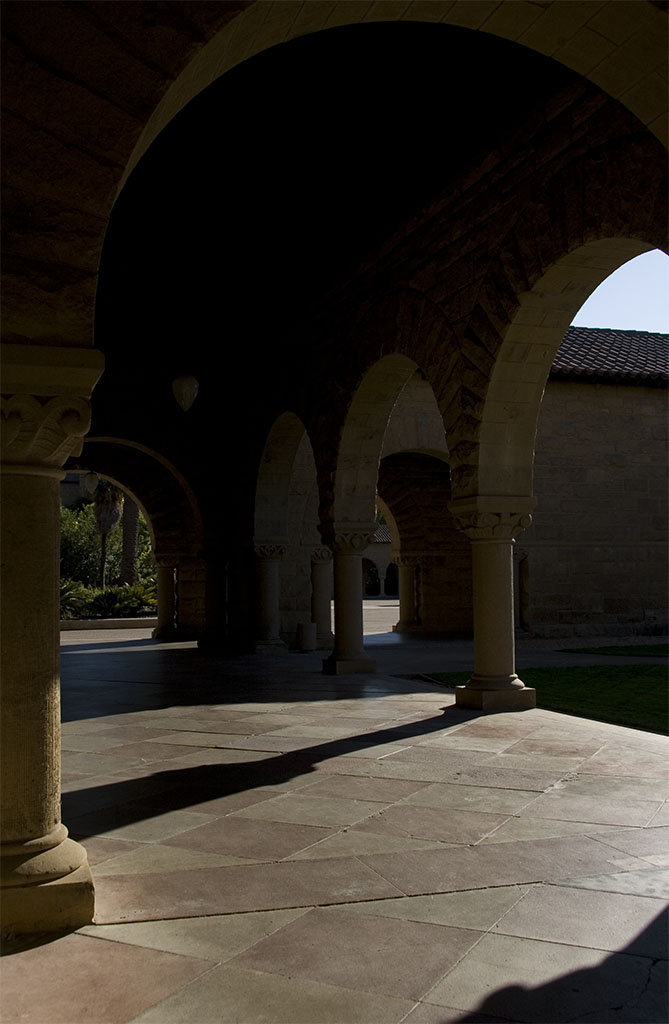
%> input picture HDR-deghosting/images/A_1.jpg, 669 x 1024 px; its folder holds 4 pictures in this run
$ octave assignment10.m   (GNU Octave 9; MATLAB toolbox functions it lacks are replaced by stand-ins)
%> lines starting %> are read from the running program, lines starting %| are printed output that depends on the picture
### HDR-deghosting/utils/getsamples.m
function [ ZRed, ZGreen, ZBlue ] = getsamples( imageStack, numPixels )
% Function samples the image stack which is given as the input
% so that we can use that samples in order to compute the camera
% response function
% INPUT ARGUMENTS:
% filenames: Images filenames list which are needed to sample.
% numPixels: Get the total number of pixels in an image
% Get the number of differently exposed image.
%%

numExposures = numel(imageStack);

% We need to satisfy N(P-1) > (Zmax - Zmin)
% N = (255 * 2) / (P-1) fulfills the condition.
% Here we have assumed that Zmax = 256 and Zmin = 1
samples = ceil(255*2 / (numExposures - 1)) * 2;

% Step shows at what interval we need to sample the image
step = numPixels / samples;

% Get the indices that we need to sample.
sampleInd = floor((1:step:numPixels));
sampleInd = sampleInd';

% Sampled images are contained in ZRed, ZGreen, ZBlue.
ZRed = zeros(samples, numExposures);
ZGreen = zeros(samples, numExposures);
ZBlue = zeros(samples, numExposures);

for i=1:numExposures
    % read the image
    im = imageStack{i};
    % Extract the red channel
    rChannel = im(:,:,1);
    % Sample the red channel in the image
    red = rChannel(sampleInd);
    % Get the green channel from the image
    gChannel = im(:,:,2);
    % Sample the green channel in the image
    green = gChannel(sampleInd);
    % Get the blue channels in the image
    bChannel = im(:,:,3);
    % Sample the image based on the sampling stepsize.
    blue = bChannel(sampleInd);
    % Assign the samples to ZRed, ZGreen and ZBlue.
    ZRed(:,i) = red;
    ZGreen(:,i) = green;
    ZBlue(:,i) = blue;
end

end

### HDR-deghosting/assignment10.m
clc; clear all; close all;
%%
% Add the path of the images and utils.
warning('off', 'all');
addpath('images');
addpath('utils');
% Get the list of images in the images folder.
imageList = dir('images/');
% Create the stack of images
imageStack = cell(1,5);
figure;
for image = 3:numel(imageList)
    imageStack{image-2} = (imread(imageList(image).name));

    subplot(2,3,image-2);
    imshow(imageStack{image-2});

end

%%
% Set the exposures of the images in the exposure stack.
exposures = [1/500,1/250,1/125,1/60,1/30];
%> exposures = [0.002 0.004 0.008 0.0167 0.0333]
% Get the number of pixels
tempImg = imageStack{1};
%> tempImg is the input picture: size 1024x669x3 uint8; mean R, G, B 50.1, 44.3, 36.3
numPixels = size(tempImg,1) * size(tempImg,2);
%> numPixels = 685056
% Define lamda smoothing factor used in the calculation of the camera
% Response function.
lambda = 50;
fprintf('Getting the weight function of all the pixels\n');
% Compute the weight values for each pixel.
weights = zeros(1,256); % Preallocate the weight matrix
zmax = 256;             % Get the maximum pixel intensity value
zmin = 1;               % Get the minimum pixel intensity value
for i=1:256
    if i <= 0.5 * (zmin + zmax)
        weights(i) = ((i - zmin) + 1); % Compute the weights given by the formula in the paper!
    else
        weights(i) = ((zmax - i) + 1);
    end
end
%%
% load and sample the images
numExposures = numel(imageStack);
[zR, zG, zB] = getsamples(imageStack, numPixels);
%> the loop in getsamples, `for i=1:numExposures` made 5 passes
%> pass 1, in getsamples, `rChannel = im(:,:,1);`:
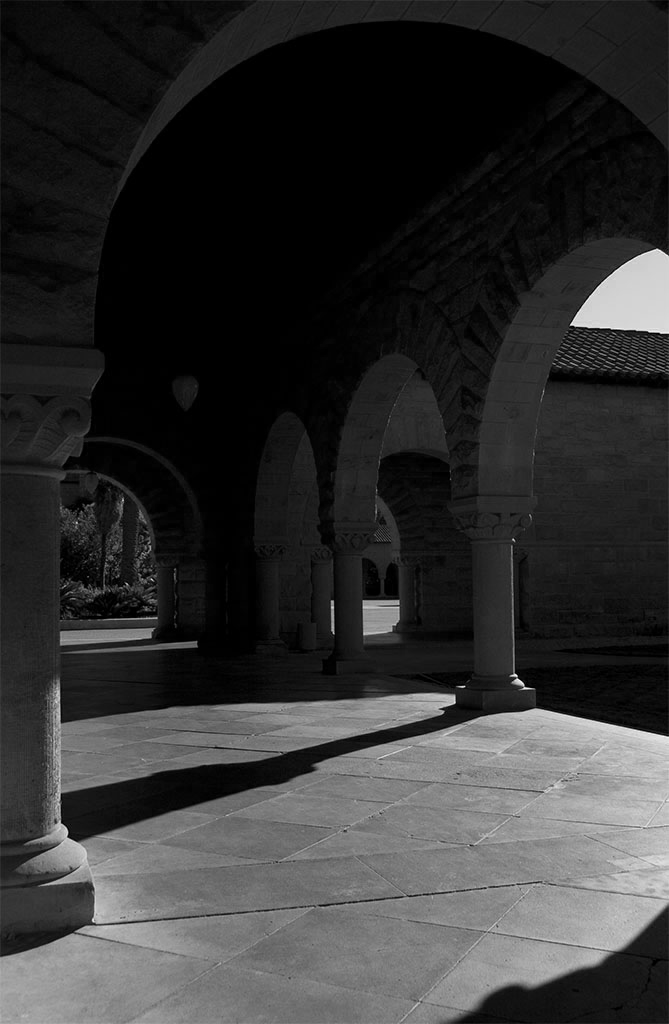
%> rChannel: size 1024x669 uint8; min 0, max 255, mean 50.1
%> pass 1, in getsamples, `bChannel = im(:,:,3);`:
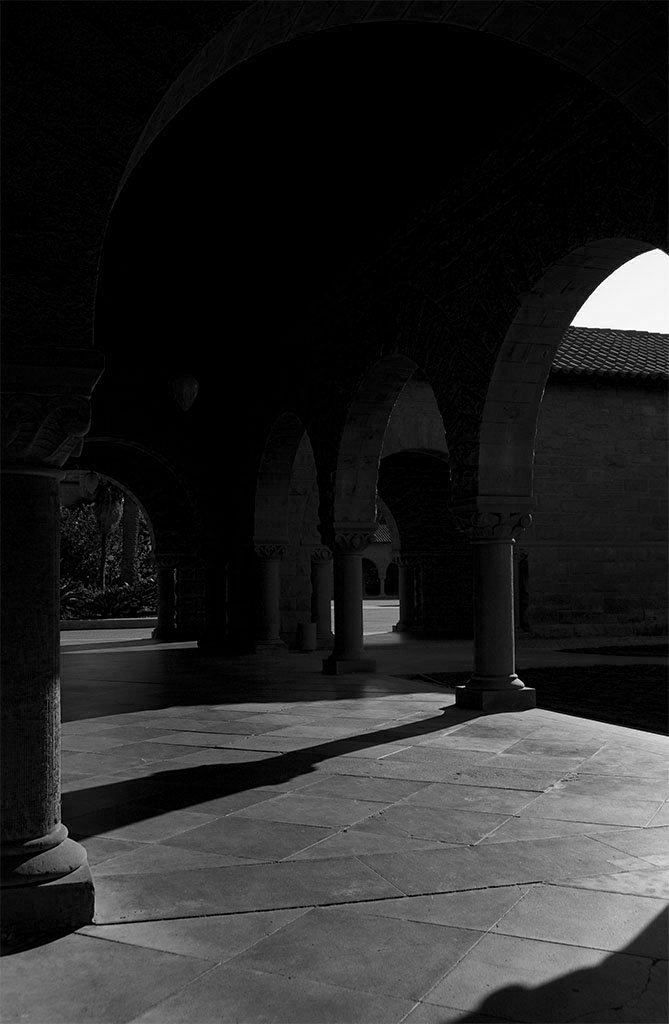
%> bChannel: size 1024x669 uint8; min 0, max 255, mean 36.3
%> pass 2, in getsamples, `rChannel = im(:,:,1);`:
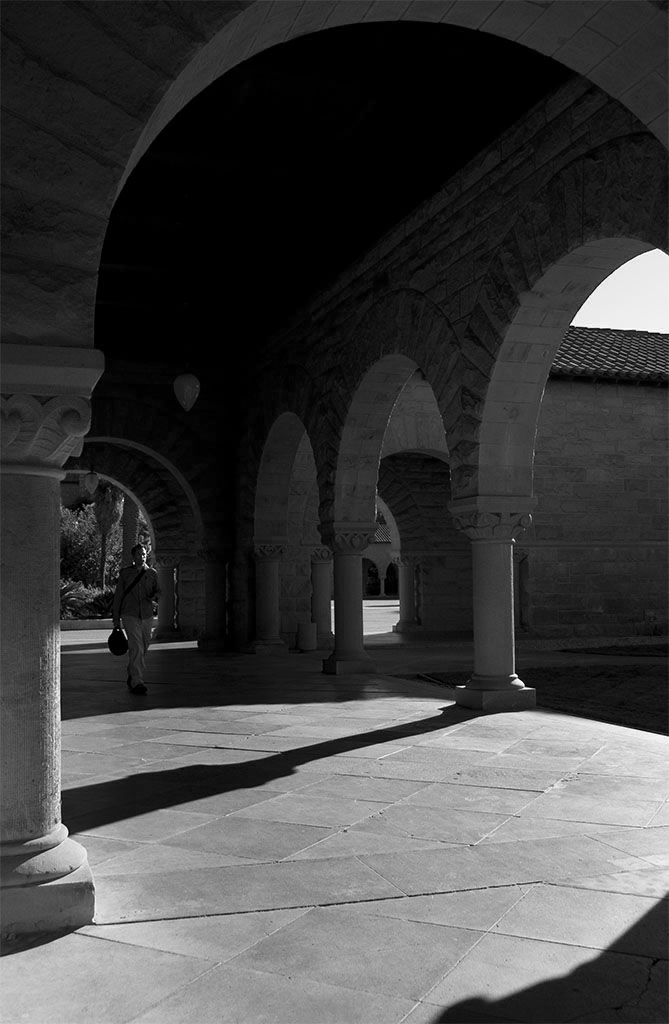
%> rChannel: size 1024x669 uint8; min 0, max 255, mean 65.3
%> the run ends on the next line
